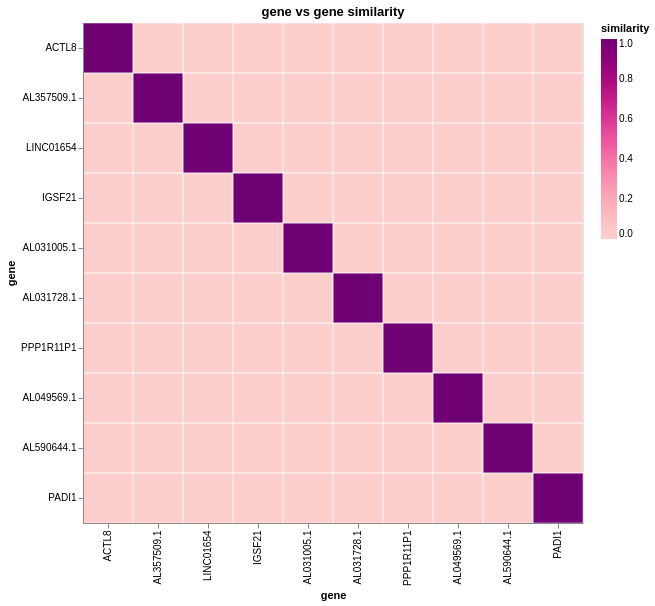

The notebook cell this image was saved under:
### Code cell
df1 = data.similarities["gene_gene_sim_ntr"]
plot_heatmap(df1, "gene")

### Figure 1 — Vega-Lite specification as saved in the notebook (floating-point values rounded to 4 significant figures)
{"config": {"view": {"continuousWidth": 300, "continuousHeight": 300}}, "layer": [{"mark": {"type": "rect"}, "encoding": {"color": {"field": "similarity", "legend": {"title": "similarity"}, "scale": {"domain": [0, 1], "scheme": "redpurple"}, "type": "quantitative"}, "x": {"field": "index", "sort": null, "title": "gene", "type": "nominal"}, "y": {"field": "variable", "sort": null, "title": "gene", "type": "nominal"}}, "title": "gene vs gene similarity"}, {"mark": {"type": "rect", "fill": "transparent", "stroke": "white", "strokeWidth": 0.5}, "encoding": {"tooltip": [{"field": "index", "title": "gene x", "type": "nominal"}, {"field": "variable", "title": "gene y", "type": "nominal"}, {"field": "similarity", "format": ".3f", "title": "similarity", "type": "quantitative"}], "x": {"field": "index", "sort": null, "type": "nominal"}, "y": {"field": "variable", "sort": null, "type": "nominal"}}, "title": "gene vs gene similarity"}], "data": {"name": "data-9f5e99bdf8262f6e710adb687b765f8a"}, "height": {"step": 50}, "width": {"step": 50}, "$schema": "https://vega.github.io/schema/vega-lite/v6.1.0.json", "datasets": {"data-9f5e99bdf8262f6e710adb687b765f8a": [{"index": "ACTL8", "variable": "ACTL8", "similarity": 1.0}, {"index": "AL357509.1", "variable": "ACTL8", "similarity": 0.0}, {"index": "LINC01654", "variable": "ACTL8", "similarity": 0.0}, {"index": "IGSF21", "variable": "ACTL8", "similarity": 0.0}, {"index": "AL031005.1", "variable": "ACTL8", "similarity": 0.0}, {"index": "AL031728.1", "variable": "ACTL8", "similarity": 0.0}, {"index": "PPP1R11P1", "variable": "ACTL8", "similarity": 0.0}, {"index": "AL049569.1", "variable": "ACTL8", "similarity": 0.0}, {"index": "AL590644.1", "variable": "ACTL8", "similarity": 0.0}, {"index": "PADI1", "variable": "ACTL8", "similarity": 0.0}, {"index": "ACTL8", "variable": "AL357509.1", "similarity": 0.0}, {"index": "AL357509.1", "variable": "AL357509.1", "similarity": 1.0}, {"index": "LINC01654", "variable": "AL357509.1", "similarity": 0.0}, {"index": "IGSF21", "variable": "AL357509.1", "similarity": 0.0}, {"index": "AL031005.1", "variable": "AL357509.1", "similarity": 0.0}, {"index": "AL031728.1", "variable": "AL357509.1", "similarity": 0.0}, {"index": "PPP1R11P1", "variable": "AL357509.1", "similarity": 0.0}, {"index": "AL049569.1", "variable": "AL357509.1", "similarity": 0.0}, {"index": "AL590644.1", "variable": "AL357509.1", "similarity": 0.0}, {"index": "PADI1", "variable": "AL357509.1", "similarity": 0.0}, {"index": "ACTL8", "variable": "LINC01654", "similarity": 0.0}, {"index": "AL357509.1", "variable": "LINC01654", "similarity": 0.0}, {"index": "LINC01654", "variable": "LINC01654", "similarity": 1.0}, {"index": "IGSF21", "variable": "LINC01654", "similarity": 0.0}, {"index": "AL031005.1", "variable": "LINC01654", "similarity": 0.0}, {"index": "AL031728.1", "variable": "LINC01654", "similarity": 0.0}, {"index": "PPP1R11P1", "variable": "LINC01654", "similarity": 0.0}, {"index": "AL049569.1", "variable": "LINC01654", "similarity": 0.0}, {"index": "AL590644.1", "variable": "LINC01654", "similarity": 0.0}, {"index": "PADI1", "variable": "LINC01654", "similarity": 0.0}, {"index": "ACTL8", "variable": "IGSF21", "similarity": 0.0}, {"index": "AL357509.1", "variable": "IGSF21", "similarity": 0.0}, {"index": "LINC01654", "variable": "IGSF21", "similarity": 0.0}, {"index": "IGSF21", "variable": "IGSF21", "similarity": 1.0}, {"index": "AL031005.1", "variable": "IGSF21", "similarity": 0.0}, {"index": "AL031728.1", "variable": "IGSF21", "similarity": 0.0}, {"index": "PPP1R11P1", "variable": "IGSF21", "similarity": 0.0}, {"index": "AL049569.1", "variable": "IGSF21", "similarity": 0.0}, {"index": "AL590644.1", "variable": "IGSF21", "similarity": 0.0}, {"index": "PADI1", "variable": "IGSF21", "similarity": 0.0}, {"index": "ACTL8", "variable": "AL031005.1", "similarity": 0.0}, {"index": "AL357509.1", "variable": "AL031005.1", "similarity": 0.0}, {"index": "LINC01654", "variable": "AL031005.1", "similarity": 0.0}, {"index": "IGSF21", "variable": "AL031005.1", "similarity": 0.0}, {"index": "AL031005.1", "variable": "AL031005.1", "similarity": 1.0}, {"index": "AL031728.1", "variable": "AL031005.1", "similarity": 0.0}, {"index": "PPP1R11P1", "variable": "AL031005.1", "similarity": 0.0}, {"index": "AL049569.1", "variable": "AL031005.1", "similarity": 0.0}, {"index": "AL590644.1", "variable": "AL031005.1", "similarity": 0.0}, {"index": "PADI1", "variable": "AL031005.1", "similarity": 0.0}, {"index": "ACTL8", "variable": "AL031728.1", "similarity": 0.0}, {"index": "AL357509.1", "variable": "AL031728.1", "similarity": 0.0}, {"index": "LINC01654", "variable": "AL031728.1", "similarity": 0.0}, {"index": "IGSF21", "variable": "AL031728.1", "similarity": 0.0}, {"index": "AL031005.1", "variable": "AL031728.1", "similarity": 0.0}, {"index": "AL031728.1", "variable": "AL031728.1", "similarity": 1.0}, {"index": "PPP1R11P1", "variable": "AL031728.1", "similarity": 0.0}, {"index": "AL049569.1", "variable": "AL031728.1", "similarity": 0.0}, {"index": "AL590644.1", "variable": "AL031728.1", "similarity": 0.0}, {"index": "PADI1", "variable": "AL031728.1", "similarity": 0.0}, {"index": "ACTL8", "variable": "PPP1R11P1", "similarity": 0.0}, {"index": "AL357509.1", "variable": "PPP1R11P1", "similarity": 0.0}, {"index": "LINC01654", "variable": "PPP1R11P1", "similarity": 0.0}, {"index": "IGSF21", "variable": "PPP1R11P1", "similarity": 0.0}, {"index": "AL031005.1", "variable": "PPP1R11P1", "similarity": 0.0}, {"index": "AL031728.1", "variable": "PPP1R11P1", "similarity": 0.0}, {"index": "PPP1R11P1", "variable": "PPP1R11P1", "similarity": 1.0}, {"index": "AL049569.1", "variable": "PPP1R11P1", "similarity": 0.0}, {"index": "AL590644.1", "variable": "PPP1R11P1", "similarity": 0.0}, {"index": "PADI1", "variable": "PPP1R11P1", "similarity": 0.0}, {"index": "ACTL8", "variable": "AL049569.1", "similarity": 0.0}, {"index": "AL357509.1", "variable": "AL049569.1", "similarity": 0.0}, {"index": "LINC01654", "variable": "AL049569.1", "similarity": 0.0}, {"index": "IGSF21", "variable": "AL049569.1", "similarity": 0.0}, {"index": "AL031005.1", "variable": "AL049569.1", "similarity": 0.0}, {"index": "AL031728.1", "variable": "AL049569.1", "similarity": 0.0}, {"index": "PPP1R11P1", "variable": "AL049569.1", "similarity": 0.0}, {"index": "AL049569.1", "variable": "AL049569.1", "similarity": 1.0}, {"index": "AL590644.1", "variable": "AL049569.1", "similarity": 0.0}, {"index": "PADI1", "variable": "AL049569.1", "similarity": 0.0}, {"index": "ACTL8", "variable": "AL590644.1", "similarity": 0.0}, {"index": "AL357509.1", "variable": "AL590644.1", "similarity": 0.0}, {"index": "LINC01654", "variable": "AL590644.1", "similarity": 0.0}, {"index": "IGSF21", "variable": "AL590644.1", "similarity": 0.0}, {"index": "AL031005.1", "variable": "AL590644.1", "similarity": 0.0}, {"index": "AL031728.1", "variable": "AL590644.1", "similarity": 0.0}, {"index": "PPP1R11P1", "variable": "AL590644.1", "similarity": 0.0}, {"index": "AL049569.1", "variable": "AL590644.1", "similarity": 0.0}, {"index": "AL590644.1", "variable": "AL590644.1", "similarity": 1.0}, {"index": "PADI1", "variable": "AL590644.1", "similarity": 0.0}, {"index": "ACTL8", "variable": "PADI1", "similarity": 0.0}, {"index": "AL357509.1", "variable": "PADI1", "similarity": 0.0}, {"index": "LINC01654", "variable": "PADI1", "similarity": 0.0}, {"index": "IGSF21", "variable": "PADI1", "similarity": 0.0}, {"index": "AL031005.1", "variable": "PADI1", "similarity": 0.0}, {"index": "AL031728.1", "variable": "PADI1", "similarity": 0.0}, {"index": "PPP1R11P1", "variable": "PADI1", "similarity": 0.0}, {"index": "AL049569.1", "variable": "PADI1", "similarity": 0.0}, {"index": "AL590644.1", "variable": "PADI1", "similarity": 0.0}, {"index": "PADI1", "variable": "PADI1", "similarity": 1.0}]}}
